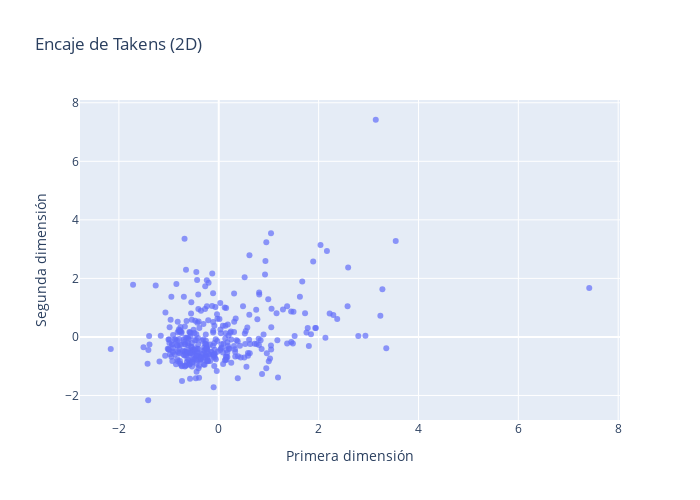

Write notebook code for a chart like this one.
### Markdown cell above
## Visualización del Encaje de Takens en 2-D

### Code cell
import plotly.express as px
import pandas as pd

df_embedded = pd.DataFrame(embedded_signal, columns=[f'Dim_{i+1}' for i in range(embedded_signal.shape[1])])

fig = px.scatter(
    df_embedded,
    x='Dim_1',
    y='Dim_2',
    title='Encaje de Takens (2D)',
    labels={'Dim_1': 'Primera dimensión', 'Dim_2': 'Segunda dimensión'},
    opacity=0.7
)
fig.update_layout(width=700, height=500)
fig.show()

### Figure 1 — Plotly figure (JSON) as saved in the notebook; plotly's stock layout.template omitted (floating-point values rounded to 4 significant figures; data arrays with more than 128 entries replaced by an {"elided": "..."} marker saying what was removed)
{"data": [{"hovertemplate": "Primera dimensión=%{x}<br>Segunda dimensión=%{y}<extra></extra>", "legendgroup": "", "marker": {"color": "#636efa", "opacity": 0.7, "symbol": "circle"}, "mode": "markers", "name": "", "orientation": "v", "showlegend": false, "type": "scatter", "x": {"elided": "356 float values"}, "xaxis": "x", "y": {"elided": "356 float values"}, "yaxis": "y"}], "layout": {"height": 500, "legend": {"tracegroupgap": 0}, "title": {"text": "Encaje de Takens (2D)"}, "width": 700, "xaxis": {"anchor": "y", "domain": [0, 1], "title": {"text": "Primera dimensión"}}, "yaxis": {"anchor": "x", "domain": [0, 1], "title": {"text": "Segunda dimensión"}}}}
